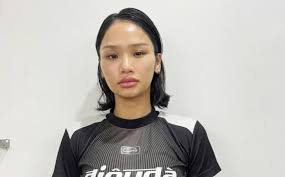
#> input picture miule.jpg, 285 x 177 px
$ python grayscale.py
#> lines starting #> are read from the running program, lines starting #| are printed output that depends on the picture
import cv2

def convert_to_grayscale(input_path: str, output_path: str) -> None:
    # Read the image in color
#> called with input_path = 'miule.jpg', output_path = 'output_gray.jpg'
    image = cv2.imread(input_path)
#> image is the input picture: shape (177, 285, 3); mean B, G, R 181.6, 186.6, 190.2
    if image is None:
        raise FileNotFoundError(f"Could not read image at {input_path}")

    # Convert to grayscale
    gray = cv2.cvtColor(image, cv2.COLOR_BGR2GRAY)
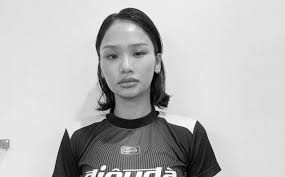
#> gray: shape (177, 285); min 0, max 255, mean 187.1

    # Save the grayscale image
    success = cv2.imwrite(output_path, gray)
    if not success:
        raise RuntimeError(f"Could not write image to {output_path}")

if __name__ == "__main__":
    input_file = "miule.jpg"
    output_file = "output_gray.jpg"
    convert_to_grayscale(input_file, output_file)
    print(f"Saved grayscale image to {output_file}")
